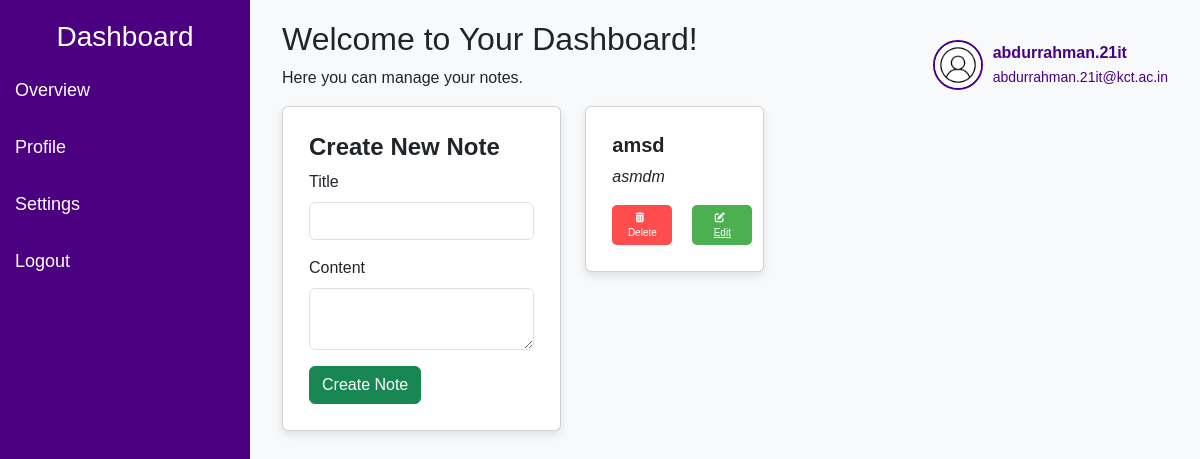
/dashboard (signed in), run on the app's committed database.
### tables this page shows
CREATE TABLE notes (
            id INTEGER PRIMARY KEY AUTOINCREMENT,
            title TEXT NOT NULL,
            content TEXT NOT NULL,
            user_email TEXT NOT NULL,
            FOREIGN KEY (user_email) REFERENCES users (email)
        );

### app.py (the view)
@app.route('/dashboard')
def dashboard():
    email = session.get('email')
    if not email:
        return redirect(url_for('home'))
    username = email.split('@')[0]
    notes = get_notes_from_db(email)
    return render_template('dashboard.html', notes=notes, username=username, email=email)

### database.py (called while the page is built)
def create_connection():
    return sqlite3.connect(DATABASE_FILE)

def get_notes_from_db(user_email):
    conn = create_connection()
    cursor = conn.cursor()
    cursor.execute('SELECT * FROM notes WHERE user_email = ?', (user_email,))
    notes = cursor.fetchall()
    conn.close()
    return notes

### templates/dashboard.html (shortened to what this page needs)
<!DOCTYPE html>
<html lang="en">
<head>
    <link href="https://cdn.jsdelivr.net/npm/bootstrap@5.3.0-alpha3/dist/css/bootstrap.min.css" rel="stylesheet">
    <link rel="stylesheet" href="https://cdnjs.cloudflare.com/ajax/libs/font-awesome/6.0.0-beta3/css/all.min.css">
</head>
<body>
    <div class="sidebar">
        <h3 class="text-center">Dashboard</h3>
        <a href="#">Overview</a>
        <a href="#">Profile</a>
        <a href="#">Settings</a>
        <a href="/">Logout</a>
    </div>
    <div class="content">
        <div class="container-fluid">
            <div class="user-info">
                <img src="{{ url_for('static', filename='profile.jpg') }}" alt="User Image">
                <div class="profile-details">
                    <strong>{{ username }}</strong><br>
                    <small>{{ email }}</small>
                </div>
            </div>
            <h2>Welcome to Your Dashboard!</h2>
            <p>Here you can manage your notes.</p>
            <div class="row">
                <div class="col-md-4">
                    <div class="card">
                        <div class="card-body">
                            <h4 class="card-title">Create New Note</h4>
                            <form action="/create-note" method="POST">
                                <div class="mb-3">
                                    <label for="note-title" class="form-label">Title</label>
                                    <input type="text" id="note-title" name="title" class="form-control" required>
                                </div>
                                <div class="mb-3">
                                    <label for="note-content" class="form-label">Content</label>
                                    <textarea id="note-content" name="content" class="form-control" required></textarea>
                                </div>
                                <button type="submit" class="btn btn-success">Create Note</button>
                            </form>
                        </div>
                    </div>
                </div>
                <div class="col-md-8">
                    <div class="row">
                        {% for note in notes %}
                            <div class="col-md-4">
                                <div class="card">
                                    <div class="card-body">
                                        <h5 class="card-title">{{ note[1] }}</h5>
                                        <p class="card-text">{{ note[2] }}</p>
                                        <div class="button-group">
                                            <form action="{{ url_for('delete_note_route', note_id=note[0]) }}" method="POST" style="display:inline;">
                                                <button type="submit" class="icon-button delete" title="Delete">
                                                    <i class="fas fa-trash-alt"></i> Delete
                                                </button>
                                            </form>
                                            <a href="{{ url_for('edit_note_route', note_id=note[0]) }}" class="icon-button edit" title="Edit">
                                                <i class="fas fa-edit"></i> <br>Edit
                                            </a>
                                        </div>
                                    </div>
                                </div>
                            </div>
                        {% else %}
                            <p>No notes found.</p>
                        {% endfor %}
                    </div>
                </div>
            </div>
        </div>
    </div>
</body>
</html>

### templates/dashboard.html (style rules this page uses)
body { margin: 0; padding: 0; font-family: Arial, sans-serif; background-color: #f8f9fa; }
.sidebar { height: 100vh; width: 250px; background-color: #4b0082; position: fixed; top: 0; left: 0; padding-top: 20px; color: white; }
.sidebar a { padding: 15px; text-decoration: none; font-size: 18px; color: white; display: block; }
.content { margin-left: 250px; padding: 20px; }
.card { box-shadow: 0 4px 8px rgba(0, 0, 0, 0.1); margin-bottom: 20px; padding: 10px; }
.card-title { font-weight: bold; }
.card-text { font-style: italic; text-align: justify; }
.user-info { float: right; display: flex; align-items: center; margin-top: 20px; }
.user-info img { width: 50px; height: 50px; border-radius: 50%; margin-left: 10px; border: 2px solid #4b0082; }
.profile-details { margin-left: 10px; color: #4b0082; }
.icon-button { border: none; padding: 5px 8px; cursor: pointer; margin-right: 10px; display: inline-block; text-align: center; font-size: 10px; border-radius: 5px; color: white; width: 60px; }
.icon-button.delete { background-color: #ff4d4d; }
.icon-button.edit { background-color: #4CAF50; }
.button-group { display: inline-flex; gap: 10px; }
.icon-button i { margin-right: 5px; }

### data on the page
notes: user_email "abdurrahman.21it@kct.ac.in", title "amsd", content "asmdm"

### other printed values
{{ username }} "abdurrahman.21it"
